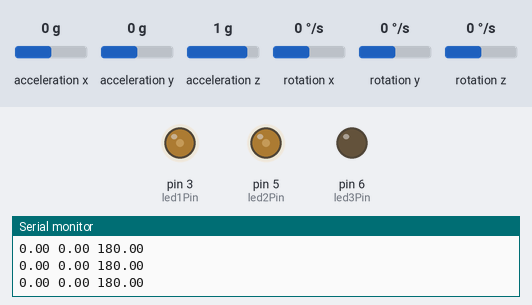
A sketch run on a simulated Arduino Uno, built for the host (arithmetic inside an expression is 32-bit, double 64-bit). Shown: output pins drawn as LEDs (lit = HIGH), the last lines printed to the serial monitor. The test bench sets the inputs (shaded band); at power-on: acceleration x 0 g, rotation x 0 °/s, acceleration y 0 g, acceleration z 1 g, rotation y 0 °/s, rotation z 0 °/s.

Above: at 1.2 s.
1.3 s: acceleration x set to -1.4 g
At 2.94 s:
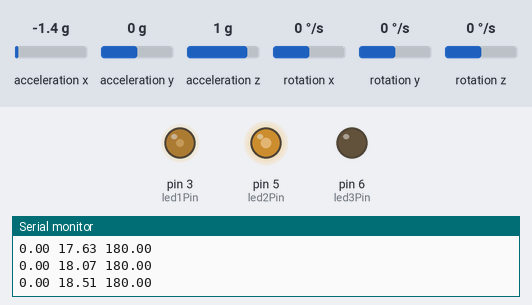
4.3 s: rotation x set to -192 °/s
At 4.77 s:
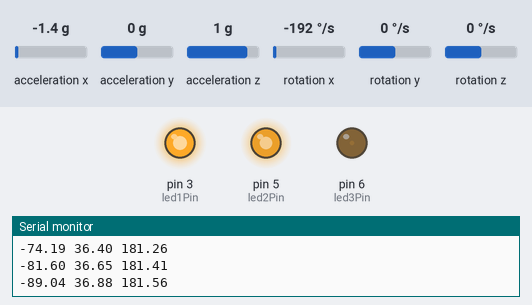
7.3 s: rotation x set to 0 °/s
At 7.42 s:
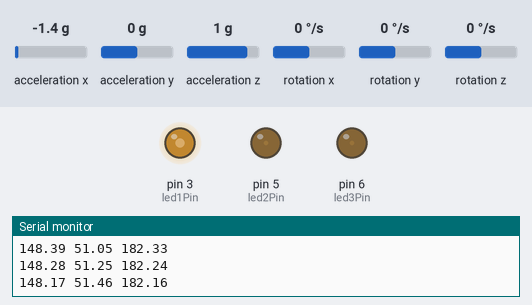
10.3 s: acceleration y set to -1.4 g
At 12.85 s:
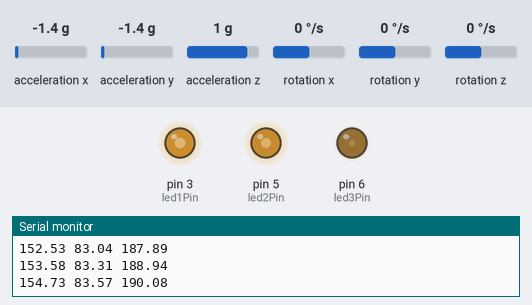
13.3 s: acceleration z set to -1.4 g
16.3 s: rotation y set to 100 °/s
Timing chart, 0 to 23.0 s (numbered marks = the images above; inputs shaded):
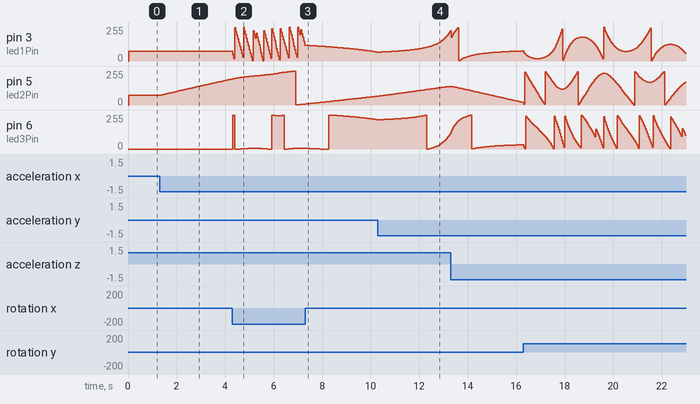

Measured:
- after the input at 1.3 s, pin 5 (led2Pin): moves from 75/255 to 195/255 over 2.8 s, starting after 0.10 s

The sketch:

accelerometer_gyroscope.ino
```cpp
#include <CurieIMU.h>
#include <MadgwickAHRS.h>

Madgwick filter;
unsigned long microsPerReading, microsPrevious;

int led1Pin = 3;
int led2Pin = 5;
int led3Pin = 6;

void setup() {
  // put your setup code here, to run once:
  Serial.begin(9600);

  while(!Serial){};

  CurieIMU.begin();
  CurieIMU.setGyroRate(25);
  CurieIMU.setAccelerometerRate(25);
  filter.begin(25);

  CurieIMU.setAccelerometerRange(2);
  CurieIMU.setGyroRange(250);

  microsPerReading = 1000000 / 25;
  microsPrevious = micros();
}

void loop() {
  // put your main code here, to run repeatedly:
  int aix, aiy, aiz;
  int gix, giy, giz;
  float ax, ay, az;
  float gx, gy, gz;
  float roll, pitch, yaw;
  unsigned long microNow;
  int pwmLed1, pwmLed2, pwmLed3;

  microNow = micros();

  if(microNow - microsPrevious >= microsPerReading){

    CurieIMU.readMotionSensor(aix, aiy, aiz, gix, giy, giz);

    ax = convertRawAcceleration(aix);
    ay = convertRawAcceleration(aiy);
    az = convertRawAcceleration(aiz);
    gx = convertRawGyro(gix);
    gy = convertRawGyro(giy);
    gz = convertRawGyro(giz);

    filter.updateIMU(gx, gy, gz, ax, ay, az);

    roll = filter.getRoll();
    pitch = filter.getPitch();
    yaw = filter.getYaw();

    Serial.print(roll);
    Serial.print(" ");
    Serial.print(pitch);
    Serial.print(" ");
    Serial.println(yaw);

    microsPrevious = microsPrevious + microsPerReading;

    pwmLed1 = map((int)roll, -20, 20, 0, 150);
    pwmLed2 = map((int)pitch, -20, 20, 0, 150);
    pwmLed3 = map((int)yaw, 180, 220, 0, 150);

    analogWrite(led1Pin, pwmLed1);
    analogWrite(led2Pin, pwmLed2);
    analogWrite(led3Pin, pwmLed3);

  }

}

float convertRawAcceleration(int aRaw){

  float a = (aRaw * 2.0) / 32768.0;

  return a;
}

float convertRawGyro(int gRaw){

  float g = (gRaw * 250.0) / 32768.0;

  return g;
}
```
